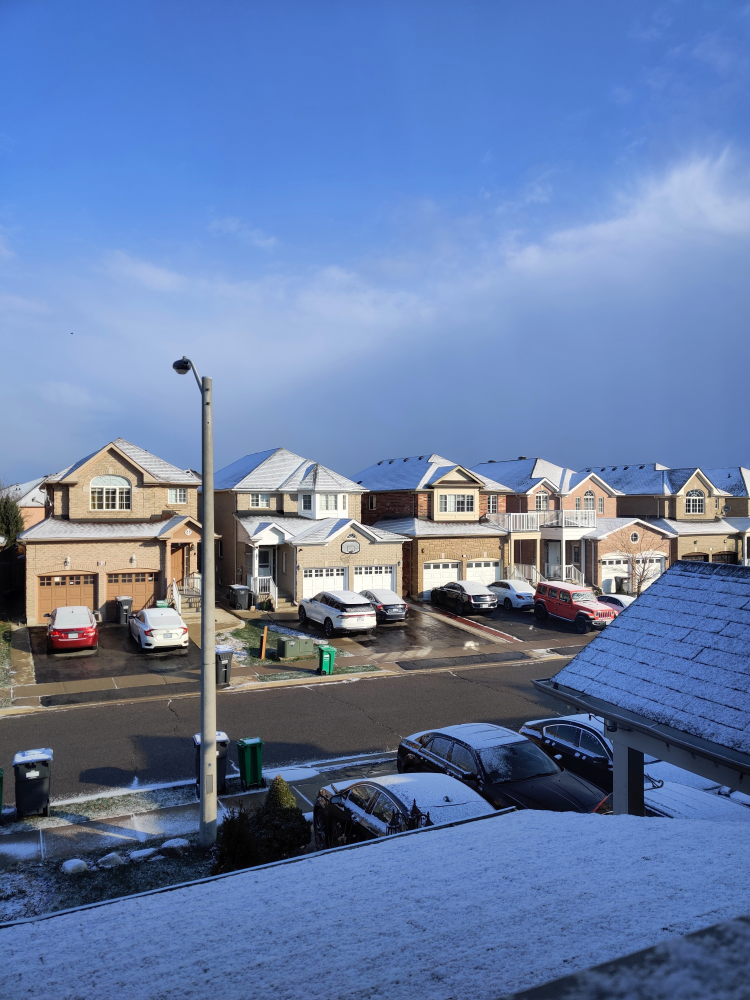
#> input picture SideProjects/OpenCV/Images/Image.jpg, 3000 x 4000 px, found by its file name (shown at 1/4 size)
$ python OpenCv_Research.py   (older library calls are emulated)
#> lines starting #> are read from the running program, lines starting #| are printed output that depends on the picture
#> further down, im is the input picture: shape (4000, 3000, 3); mean B, G, R 166.4, 124.9, 102.8
# Name:                                            Renacin Matadeen
# Date:                                               04/20/2020
# Title                                            Open CV Research
#
# ----------------------------------------------------------------------------------------------------------------------
import cv2
import pandas as pd
import numpy as np
# ----------------------------------------------------------------------------------------------------------------------
"""
Notes:
    + Resizing Will Destroy Detail, But Can Help With Processing Speed
        - Be careful when resizing images, 1/2x Smaller, 2x Bigger
"""

def process_image(image):
        # Convert To GrayScale | Resize Image, Make 1/32 Version
        scale_factor = 2
        im_gray = cv2.cvtColor(image, cv2.COLOR_BGR2GRAY)
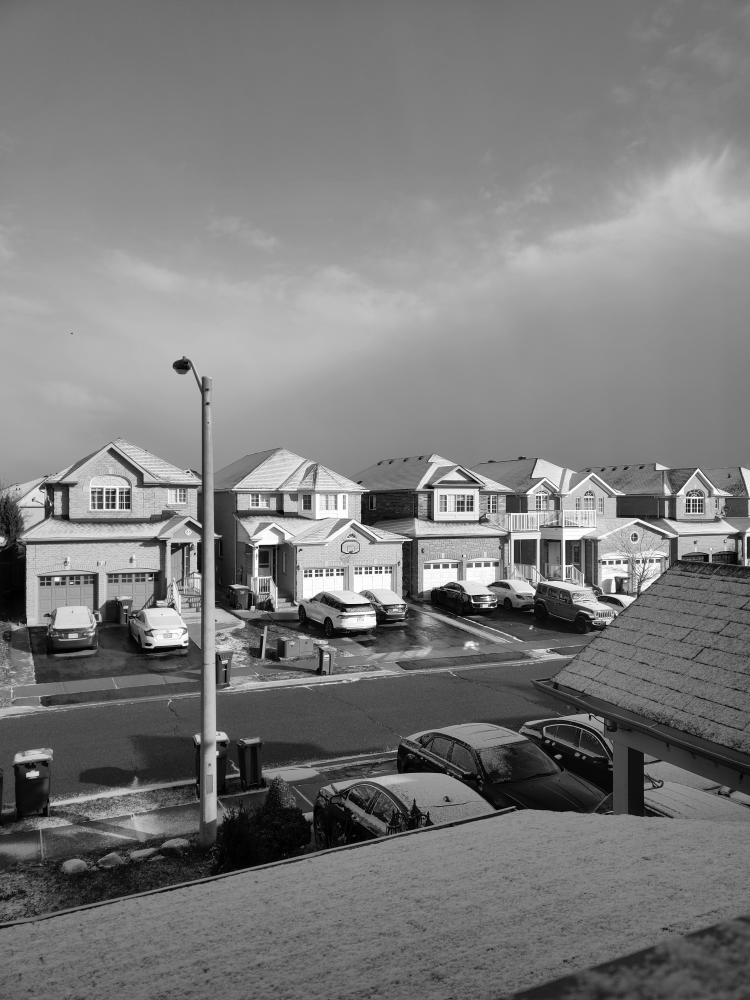
#> im_gray: shape (4000, 3000) (shown at 1/4 size); min 0, max 255, mean 123
        im_small = cv2.resize(im, (0,0), fx= 1/scale_factor, fy= 1/scale_factor)

        # Remove Noise From Image | Must Be Bigger Than 3, & Support A Middle Origin Point | Uneven Numbers Only?
        blur_kern_size = 3
        img_blurred = cv2.GaussianBlur(im_small,(blur_kern_size, blur_kern_size), 0)

        # Calculate Edge Detection
        img_edge = cv2.Laplacian(img_blurred, cv2.CV_64F)
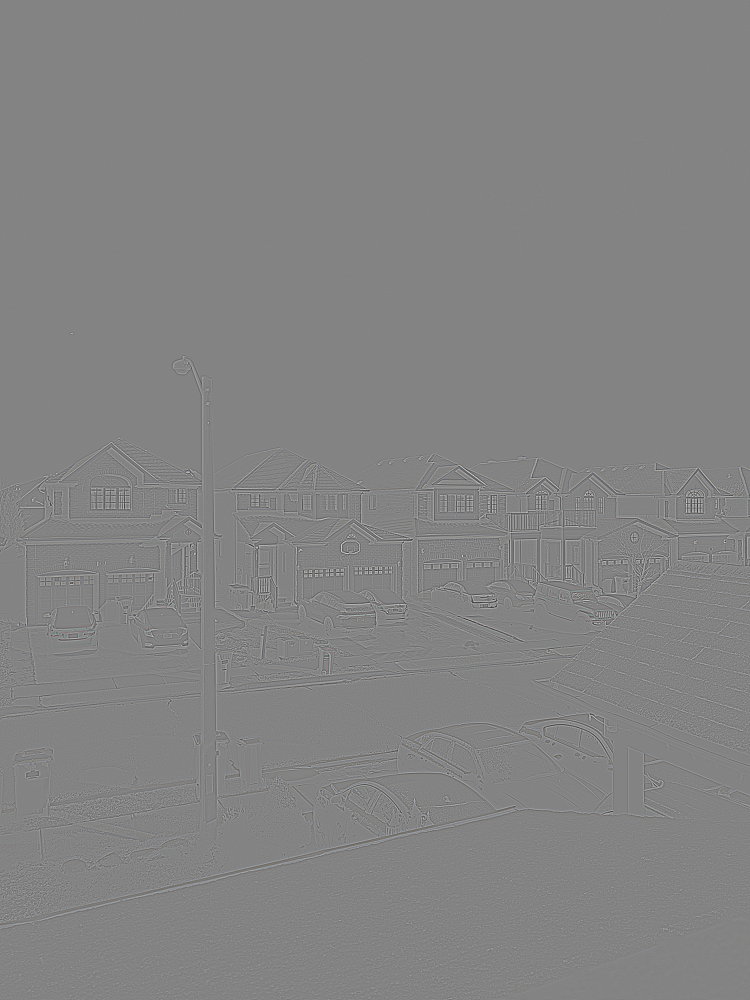
#> img_edge: shape (2000, 1500, 3) float64 (shown at 1/2 size); mean B, G, R 0, 0, 0; drawn with min black and max white

        # Resize Image To Original Dimensions
        processed_image = cv2.resize(img_edge, (0,0), fx= scale_factor, fy= scale_factor)

        # Return Image
        return processed_image

# ----------------------------------------------------------------------------------------------------------------------
if __name__ == "__main__":

    # Choose Image To Work On
    in_path = r"C:\Users\renac\Documents\Programming\Python\CanadianCensus_DataCleaning\Research\Images\Image.jpg"
    im = cv2.imread(in_path)

    # Process Image
    proc_img = process_image(im)

    # Write Image
    cv2.imwrite(r"C:\Users\renac\Documents\Programming\Python\CanadianCensus_DataCleaning\Research\Images\Processed_Image.jpg", proc_img)
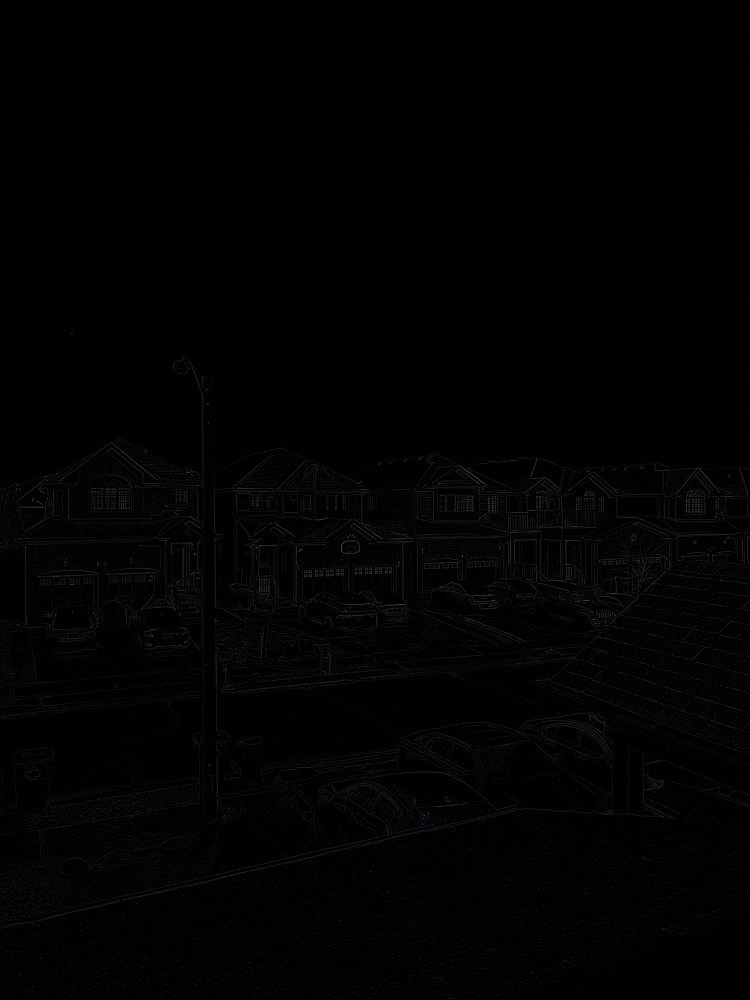
#> saved as Processed_Image.jpg: shape (4000, 3000, 3) (shown at 1/4 size); mean B, G, R 2, 1.9, 1.9
